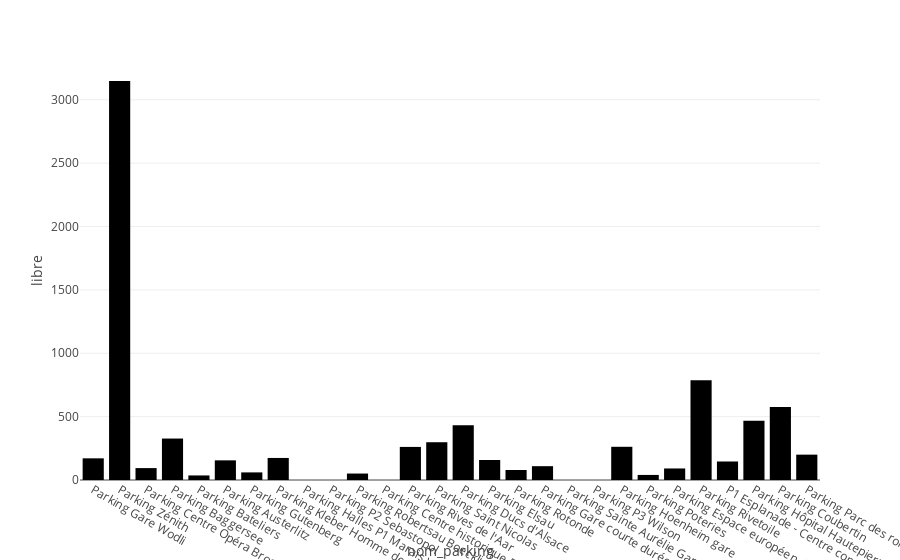

This figure's notebook cell:
### Code cell
fig = px.bar(RT_parking, x='nom_parking', y='libre')
fig.show()

### Figure 1 — Plotly figure (JSON) as saved in the notebook; plotly's stock layout.template omitted (floating-point values rounded to 4 significant figures)
{"data": [{"alignmentgroup": "True", "hovertemplate": "nom_parking=%{x}<br>libre=%{y}<extra></extra>", "legendgroup": "", "marker": {"color": "#000001", "pattern": {"shape": ""}}, "name": "", "offsetgroup": "", "orientation": "v", "showlegend": false, "textposition": "auto", "type": "bar", "x": ["Parking Gare Wodli", "Parking Zénith", "Parking Centre Opéra Broglie", "Parking Baggersee", "Parking Bateliers", "Parking Austerlitz", "Parking Gutenberg", "Parking Kleber Homme de fer", "Parking Halles P1 Marais vert", "Parking P2 Sebastopol", "Parking Robertsau Boecklin", "Parking Centre historique Petite France", "Parking Rives de l'Aar", "Parking Saint Nicolas", "Parking Ducs d'Alsace", "Parking Elsau", "Parking Rotonde", "Parking Gare courte durée", "Parking Sainte Aurélie Gare", "Parking P3 Wilson", "Parking Hoenheim gare", "Parking Poteries", "Parking Espace européen de l'entreprise", "Parking Rivetoile", "P1 Esplanade - Centre commercial", "Parking Hôpital Hautepierre", "Parking Coubertin", "Parking Parc des romains"], "xaxis": "x", "y": [171, 3148, 94, 327, 36, 155, 60, 174, 0, 0, 51, 0, 261, 298, 431, 158, 79, 109, 0, 0, 262, 40, 91, 787, 146, 467, 575, 200], "yaxis": "y"}], "layout": {"barmode": "relative", "legend": {"tracegroupgap": 0}, "margin": {"t": 60}, "xaxis": {"anchor": "y", "domain": [0, 1], "title": {"text": "nom_parking"}}, "yaxis": {"anchor": "x", "domain": [0, 1], "title": {"text": "libre"}}}}
